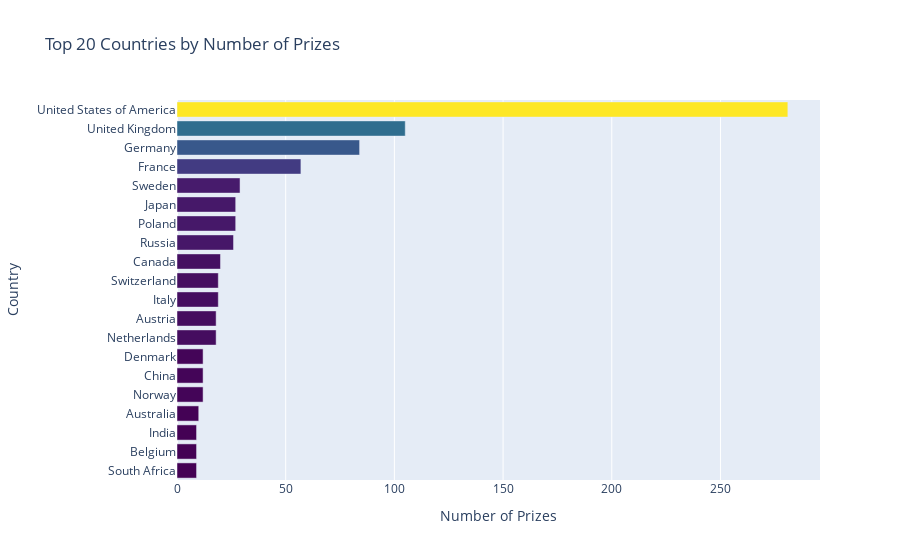

This figure's notebook cell:
### Code cell
hbar = px.bar(x=top20_countries.prize, y = top20_countries.birth_country_current, 
              orientation='h',
              color=top20_countries.prize,
              color_continuous_scale='Viridis',
              title="Top 20 Countries by Number of Prizes")
hbar.update_layout(xaxis_title="Number of Prizes",
                  yaxis_title="Country",
                  coloraxis_showscale=False)

hbar.show()

### Figure 1 — Plotly figure (JSON) as saved in the notebook; plotly's stock layout.template omitted (floating-point values rounded to 4 significant figures)
{"data": [{"alignmentgroup": "True", "hovertemplate": "x=%{x}<br>y=%{y}<br>color=%{marker.color}<extra></extra>", "legendgroup": "", "marker": {"color": [9, 9, 9, 10, 12, 12, 12, 18, 18, 19, 19, 20, 26, 27, 27, 29, 57, 84, 105, 281], "coloraxis": "coloraxis", "pattern": {"shape": ""}}, "name": "", "offsetgroup": "", "orientation": "h", "showlegend": false, "textposition": "auto", "type": "bar", "x": [9, 9, 9, 10, 12, 12, 12, 18, 18, 19, 19, 20, 26, 27, 27, 29, 57, 84, 105, 281], "xaxis": "x", "y": ["South Africa", "Belgium", "India", "Australia", "Norway", "China", "Denmark", "Netherlands", "Austria", "Italy", "Switzerland", "Canada", "Russia", "Poland", "Japan", "Sweden", "France", "Germany", "United Kingdom", "United States of America"], "yaxis": "y"}], "layout": {"barmode": "relative", "coloraxis": {"colorbar": {"title": {"text": "color"}}, "colorscale": [[0, "#440154"], [0.1111, "#482878"], [0.2222, "#3e4989"], [0.3333, "#31688e"], [0.4444, "#26828e"], [0.5556, "#1f9e89"], [0.6667, "#35b779"], [0.7778, "#6ece58"], [0.8889, "#b5de2b"], [1, "#fde725"]], "showscale": false}, "legend": {"tracegroupgap": 0}, "title": {"text": "Top 20 Countries by Number of Prizes"}, "xaxis": {"anchor": "y", "domain": [0, 1], "title": {"text": "Number of Prizes"}}, "yaxis": {"anchor": "x", "domain": [0, 1], "title": {"text": "Country"}}}}
